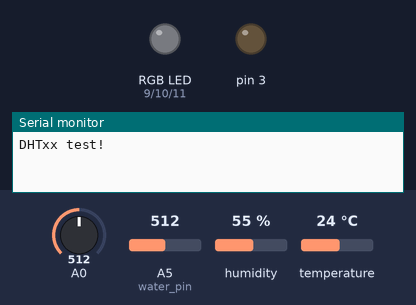
The sketch below on a simulated Arduino Uno, built with avr-gcc and run on an emulated ATmega328P. On the bench: an RGB LED mixed from three pins (HIGH = lit), output pins drawn as LEDs (lit = HIGH), the last lines printed to the serial monitor. The test bench sets the inputs (shaded band); at power-on: A5 (water_pin) = 512, A0 = 512, humidity 55 %, temperature 24 °C.

Above: at 0.1 s.
At 18.0 s:
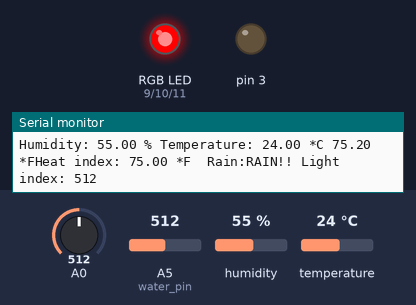
18.1 s: A5 (water_pin) set to 408
33.1 s: A5 (water_pin) set to 388
At 41.0 s:
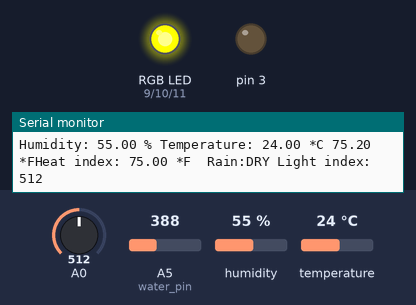
Timing chart, 0 to 42.5 s (numbered marks = the images above; inputs shaded):
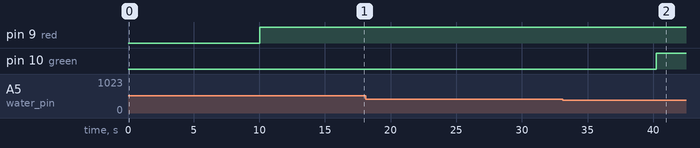

The sketch:

aduino_sensors_test.ino
```cpp
// Example testing sketch for various DHT humidity/temperature sensors
// Written by ladyada, public domain

#include "DHT.h"

#define DHTPIN 2     // what pin we're connected to
#define red 9
#define green 10
#define blue 11
// Uncomment whatever type you're using!
#define DHTTYPE DHT11   // DHT 11
//#define DHTTYPE DHT22   // DHT 22  (AM2302)
//#define DHTTYPE DHT21   // DHT 21 (AM2301)

// Initialize DHT sensor for normal 16mhz Arduino
DHT dht(DHTPIN, DHTTYPE);

// 수분수위센서
int water_pin = A5;
int LED2 = 3;

// RGB LED
//int red = 9;
//int green = 10;
//int blue = 11;

void setup() {
  Serial.begin(9600);
  Serial.println("DHTxx test!");

  dht.begin();
  pinMode(3, OUTPUT);
  // 3색 LED의 각 핀을 OUTPUT으로 설정합니다.
	pinMode(red, OUTPUT);
	pinMode(green, OUTPUT);
	pinMode(blue, OUTPUT);
}

void loop() {
  // Wait a few seconds between measurements.
  delay(10000);

  // Reading temperature or humidity takes about 250 milliseconds!
  // Sensor readings may also be up to 2 seconds 'old' (its a very slow sensor)
  float h = dht.readHumidity();
  // Read temperature as Celsius
  float t = dht.readTemperature();
  // Read temperature as Fahrenheit
  float f = dht.readTemperature(true);
  // 조도센서
  int val;
  val=analogRead(0);
  // 수분수위센서
  int water_val;
  char rain = "RAIN!!";
  char norain = "dry";
  water_val = analogRead(A5);

  // Check if any reads failed and exit early (to try again).
  if (isnan(h) || isnan(t) || isnan(f)) {
    Serial.println("Failed to read from DHT sensor!");
    return;
  }

  // Compute heat index
  // Must send in temp in Fahrenheit!
  float hi = dht.computeHeatIndex(f, h);

  Serial.print("Humidity: ");
  Serial.print(h);
  Serial.print(" % ");
  Serial.print("Temperature: ");
  Serial.print(t);
  Serial.print(" *C ");
  Serial.print(f);
  Serial.print(" *F");
  Serial.print("Heat index: ");
  Serial.print(hi);
  Serial.print(" *F ");
  Serial.print(" Rain:");
  if (water_val > 400){
  digitalWrite(red, HIGH);
  //delay(9000);
  Serial.print("RAIN!!");
  }
  else {
  Serial.print("DRY");
  digitalWrite(green, HIGH);
  //delay(1000);
  }
  Serial.print(" Light index: ");
  Serial.println(val,DEC);
}
```

Measured:
- the behaviour switches between 401 and 400 on A5 (water_pin) (found by bisection; images 1 and 2)
- after the input at 33.1 s, pin 10 (green): LOW → HIGH after 7.1 s
